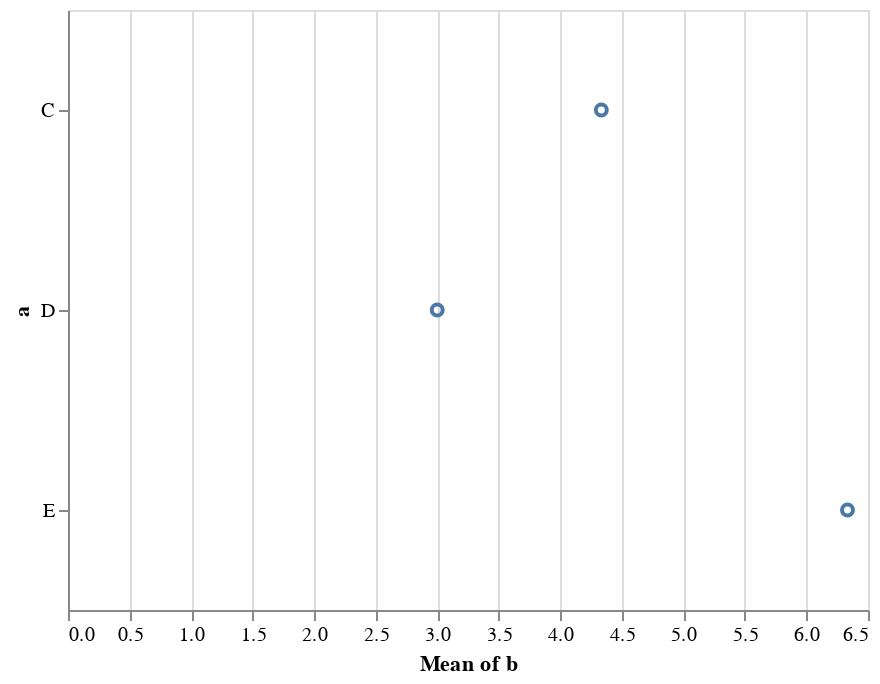

Notebook code for this chart:
### Markdown cell above
Altair and Vega-Lite also support a variety of built-in data transformations, such as aggregation. The easiest way to specify such aggregations is through a string-function syntax in the argument to the column name. For example, here we will plot not all the values, but a single point representing the mean of the x-values for a given y-value:

### Code cell
alt.Chart(data).mark_point().encode(
    y='a',
    x='mean(b)'
)

### Figure 1 — Vega-Lite specification as saved in the notebook (floating-point values rounded to 4 significant figures)
{"$schema": "https://vega.github.io/schema/vega-lite/v3.4.0.json", "config": {"mark": {"tooltip": null}, "view": {"height": 300, "width": 400}}, "data": {"name": "data-347f1284ea3247c0f55cb966abbdd2d8"}, "datasets": {"data-347f1284ea3247c0f55cb966abbdd2d8": [{"a": "C", "b": 2}, {"a": "C", "b": 7}, {"a": "C", "b": 4}, {"a": "D", "b": 1}, {"a": "D", "b": 2}, {"a": "D", "b": 6}, {"a": "E", "b": 8}, {"a": "E", "b": 4}, {"a": "E", "b": 7}]}, "encoding": {"x": {"aggregate": "mean", "field": "b", "type": "quantitative"}, "y": {"field": "a", "type": "nominal"}}, "mark": "point"}
